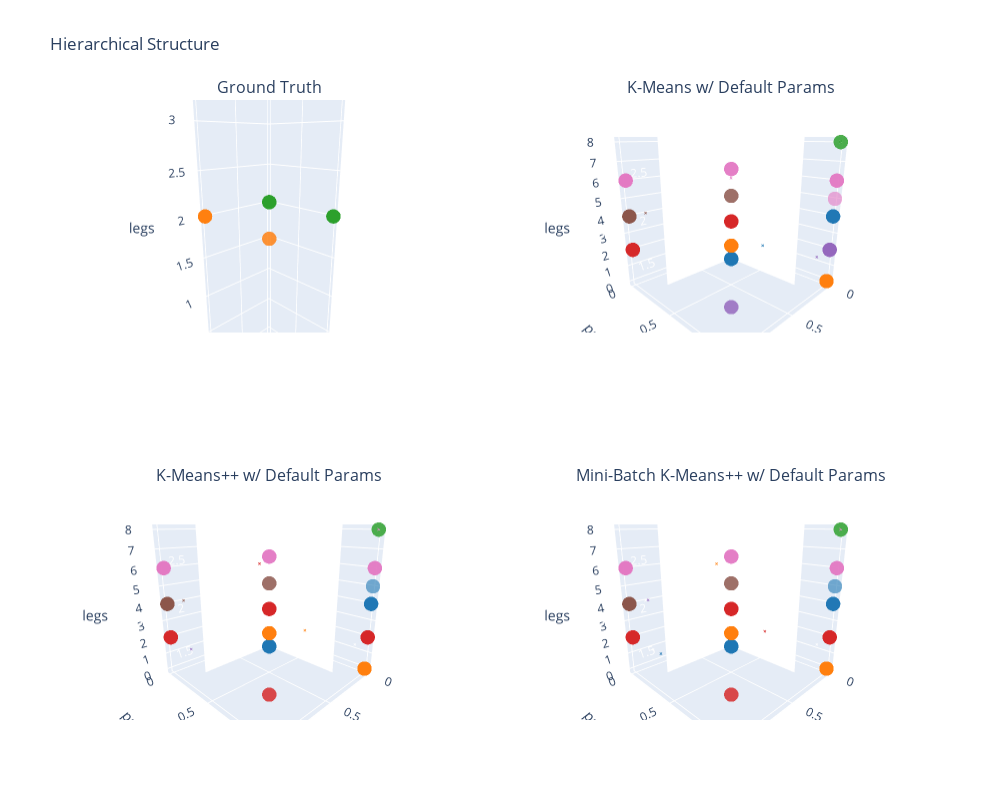

Here is the notebook cell this chart was saved with:
### Code cell
print(f"Vanilla K-Means parameters: {km_params}")
print(f"K-Means++ parameters: {kmpp_params}")
print(f"Mini-Batch K-Means++ parameters: {mbkm_params}")

rows = 2
cols = 2

fig = make_subplots(
    rows,
    cols,
    subplot_titles=(
        "Ground Truth",
        "K-Means w/ Default Params",
        "K-Means++ w/ Default Params",
        "Mini-Batch K-Means++ w/ Default Params",
    ),
    specs=[[{"type": "scene"} for _ in range(cols)] for _ in range(rows)],
)

plot_kmeans_3d(
    fig, pos=(1, 1), X=X, y_out=y, heading="Ground Truth", centers=np.zeros(4)
)  # TODO: input actual centers when available


plot_kmeans_3d(
    fig,
    pos=(1, 2),
    X=X,
    y_out=km_labels,
    heading="K-Means w/ Default Params",
    centers=kmeans.cluster_centers_,
    metrics={
        "train time": km_train_time,
        "ARI": Metrics.get_score("ari", X, y, km_y_pred),
        "Sihouette score": Metrics.get_score("silhouette", X, y, km_y_pred),
    },
)


plot_kmeans_3d(
    fig,
    pos=(2, 1),
    X=X,
    y_out=kmpp_labels,
    heading="K-Means++ w/ Default Params",
    centers=kmeanspp.cluster_centers_,
    metrics={
        "train time": kmpp_train_time,
        "ARI": Metrics.get_score("ari", X, y, kmpp_y_pred),
        "Silhouette score": Metrics.get_score("silhouette", X, y, kmpp_y_pred),
    },
)

plot_kmeans_3d(
    fig,
    pos=(2, 2),
    X=X,
    y_out=mbkm_labels,
    heading="Mini-Batch K-Means++ w/ Default Params",
    centers=mbkmeans.cluster_centers_,
    metrics={
        "train time": mbkm_train_time,
        "ARI": Metrics.get_score("ari", X, y, mbkm_y_pred),
        "Silhouette score": Metrics.get_score("silhouette", X, y, mbkm_y_pred),
    },
)

fig.update_scenes(
    xaxis_title_text="hair",
    yaxis_title_text="predator",
    zaxis_title_text="legs",
    camera_eye_z=0.5,
)
fig.update_layout(
    title_text=data_name,
    height=800,
    width=1000,
    showlegend=False,
)

### Figure 1 — Plotly figure (JSON) as saved in the notebook; plotly's stock layout.template omitted (floating-point values rounded to 4 significant figures)
{"data": [{"marker": {"color": "#1f77b4", "opacity": 0.6, "size": 5}, "mode": "markers", "scene": "scene", "type": "scatter3d", "x": [], "y": [], "z": []}, {"marker": {"color": "#ff7f0e", "opacity": 0.6, "size": 5}, "mode": "markers", "scene": "scene", "type": "scatter3d", "x": [1, 1, 1, 1, 1, 1, 1, 1, 1, 0, 1, 1, 1, 1, 1, 1, 1, 1, 1, 1, 1, 1, 1, 1, 1, 1, 1, 1, 1, 0, 1, 1, 1, 1, 1, 1, 1, 1, 1, 1, 1], "y": [1, 0, 1, 1, 0, 0, 0, 1, 0, 1, 0, 0, 0, 1, 0, 0, 0, 0, 1, 1, 1, 1, 1, 1, 1, 0, 1, 1, 0, 1, 1, 1, 1, 0, 1, 1, 0, 0, 0, 0, 1], "z": [4, 4, 4, 4, 4, 4, 4, 4, 4, 0, 4, 2, 4, 2, 4, 2, 4, 4, 4, 4, 4, 4, 4, 4, 4, 4, 4, 4, 4, 0, 4, 4, 4, 4, 0, 2, 2, 2, 4, 2, 4]}, {"marker": {"color": "#2ca02c", "opacity": 0.6, "size": 5}, "mode": "markers", "scene": "scene", "type": "scatter3d", "x": [0, 0, 0, 0, 0, 0, 0, 0, 0, 0, 0, 0, 0, 0, 0, 0, 0, 0, 0, 0], "y": [0, 1, 0, 0, 0, 1, 1, 1, 0, 0, 0, 1, 0, 1, 1, 1, 0, 0, 1, 0], "z": [2, 2, 2, 2, 2, 2, 2, 2, 2, 2, 2, 2, 2, 2, 2, 2, 2, 2, 2, 2]}, {"marker": {"color": "#d62728", "opacity": 0.6, "size": 5}, "mode": "markers", "scene": "scene", "type": "scatter3d", "x": [0, 0, 0, 0, 0], "y": [1, 1, 1, 0, 1], "z": [0, 0, 0, 4, 4]}, {"marker": {"color": "#1f77b4", "opacity": 0.6, "size": 5}, "mode": "markers", "scene": "scene2", "type": "scatter3d", "x": [1, 1, 1, 1, 0, 0, 0, 1, 1, 1, 1, 1, 1, 0, 1, 1, 1, 1, 1, 1, 0, 1], "y": [1, 1, 1, 1, 1, 1, 1, 1, 1, 1, 1, 1, 1, 1, 1, 1, 1, 1, 1, 1, 1, 1], "z": [4, 4, 4, 4, 4, 4, 4, 4, 4, 4, 4, 4, 4, 4, 4, 4, 4, 4, 4, 4, 4, 4]}, {"marker": {"color": "#ff7f0e", "opacity": 0.6, "size": 5}, "mode": "markers", "scene": "scene2", "type": "scatter3d", "x": [0, 0, 0, 0, 0, 0, 0, 0, 0, 0, 0, 0, 0, 0, 1, 0, 0, 0, 0, 0, 0, 0, 0], "y": [1, 0, 1, 1, 1, 1, 1, 0, 1, 1, 1, 1, 1, 0, 1, 1, 1, 1, 0, 0, 1, 1, 0], "z": [0, 0, 0, 0, 0, 0, 0, 0, 0, 0, 0, 0, 0, 0, 0, 0, 0, 0, 0, 0, 0, 0, 0]}, {"marker": {"color": "#2ca02c", "opacity": 0.6, "size": 5}, "mode": "markers", "scene": "scene2", "type": "scatter3d", "x": [0, 0], "y": [1, 1], "z": [8, 8]}, {"marker": {"color": "#d62728", "opacity": 0.6, "size": 5}, "mode": "markers", "scene": "scene2", "type": "scatter3d", "x": [0, 0, 0, 0, 1, 1, 0, 0, 0, 0, 0, 1, 0, 1, 1, 0], "y": [0, 0, 0, 0, 0, 0, 0, 0, 0, 0, 0, 0, 0, 0, 0, 0], "z": [2, 2, 2, 2, 2, 2, 2, 2, 2, 2, 2, 2, 2, 2, 2, 2]}, {"marker": {"color": "#9467bd", "opacity": 0.6, "size": 5}, "mode": "markers", "scene": "scene2", "type": "scatter3d", "x": [0, 1, 0, 0, 0, 0, 0, 1, 0, 0, 0], "y": [1, 1, 1, 1, 1, 1, 1, 1, 1, 1, 1], "z": [2, 2, 2, 2, 2, 2, 2, 2, 2, 2, 2]}, {"marker": {"color": "#8c564b", "opacity": 0.6, "size": 5}, "mode": "markers", "scene": "scene2", "type": "scatter3d", "x": [1, 1, 1, 1, 1, 1, 1, 1, 1, 1, 1, 1, 1, 0, 0, 1], "y": [0, 0, 0, 0, 0, 0, 0, 0, 0, 0, 0, 0, 0, 0, 0, 0], "z": [4, 4, 4, 4, 4, 4, 4, 4, 4, 4, 4, 4, 4, 4, 4, 4]}, {"marker": {"color": "#e377c2", "opacity": 0.6, "size": 5}, "mode": "markers", "scene": "scene2", "type": "scatter3d", "x": [0, 0, 0, 1, 1, 0, 0, 1, 0, 0, 1], "y": [1, 0, 0, 0, 0, 1, 1, 0, 1, 0, 0], "z": [6, 6, 6, 6, 6, 6, 6, 6, 5, 6, 6]}, {"marker": {"color": ["#1f77b4", "#ff7f0e", "#2ca02c", "#d62728", "#9467bd", "#8c564b", "#e377c2"], "size": 1, "symbol": ["x", "x", "x", "x", "x", "x", "x"]}, "mode": "markers", "scene": "scene2", "textposition": "top center", "type": "scatter3d", "x": [0.7727, 0.04348, 0, 0.3125, 0.1818, 0.875, 0.3636], "y": [1.0, 0.7391, 1, -2.22e-16, 1.0, -2.22e-16, 0.3636], "z": [4, 0, 8, 2, 2, 4, 5.909]}, {"marker": {"color": "#1f77b4", "opacity": 0.6, "size": 5}, "mode": "markers", "scene": "scene3", "type": "scatter3d", "x": [1, 1, 1, 1, 0, 0, 0, 1, 1, 1, 1, 1, 1, 0, 1, 1, 1, 1, 1, 1, 0, 0, 1], "y": [1, 1, 1, 1, 1, 1, 1, 1, 1, 1, 1, 1, 1, 1, 1, 1, 1, 1, 1, 1, 1, 1, 1], "z": [4, 4, 4, 4, 4, 4, 4, 4, 4, 4, 4, 4, 4, 4, 4, 4, 4, 4, 4, 4, 5, 4, 4]}, {"marker": {"color": "#ff7f0e", "opacity": 0.6, "size": 5}, "mode": "markers", "scene": "scene3", "type": "scatter3d", "x": [0, 0, 0, 0, 0, 0, 0, 0, 0, 0, 0, 0, 0, 0, 1, 0, 0, 0, 0, 0, 0, 0, 0], "y": [1, 0, 1, 1, 1, 1, 1, 0, 1, 1, 1, 1, 1, 0, 1, 1, 1, 1, 0, 0, 1, 1, 0], "z": [0, 0, 0, 0, 0, 0, 0, 0, 0, 0, 0, 0, 0, 0, 0, 0, 0, 0, 0, 0, 0, 0, 0]}, {"marker": {"color": "#2ca02c", "opacity": 0.6, "size": 5}, "mode": "markers", "scene": "scene3", "type": "scatter3d", "x": [0, 0], "y": [1, 1], "z": [8, 8]}, {"marker": {"color": "#d62728", "opacity": 0.6, "size": 5}, "mode": "markers", "scene": "scene3", "type": "scatter3d", "x": [0, 0, 0, 0, 0, 1, 1, 1, 0, 0, 0, 0, 0, 0, 0, 0, 0, 1, 0, 0, 0, 1, 0, 1, 0, 1, 0], "y": [0, 1, 0, 0, 0, 0, 1, 0, 1, 1, 1, 0, 0, 0, 1, 0, 1, 1, 1, 1, 0, 0, 0, 0, 1, 0, 0], "z": [2, 2, 2, 2, 2, 2, 2, 2, 2, 2, 2, 2, 2, 2, 2, 2, 2, 2, 2, 2, 2, 2, 2, 2, 2, 2, 2]}, {"marker": {"color": "#9467bd", "opacity": 0.6, "size": 5}, "mode": "markers", "scene": "scene3", "type": "scatter3d", "x": [], "y": [], "z": []}, {"marker": {"color": "#8c564b", "opacity": 0.6, "size": 5}, "mode": "markers", "scene": "scene3", "type": "scatter3d", "x": [1, 1, 1, 1, 1, 1, 1, 1, 1, 1, 1, 1, 1, 0, 0, 1], "y": [0, 0, 0, 0, 0, 0, 0, 0, 0, 0, 0, 0, 0, 0, 0, 0], "z": [4, 4, 4, 4, 4, 4, 4, 4, 4, 4, 4, 4, 4, 4, 4, 4]}, {"marker": {"color": "#e377c2", "opacity": 0.6, "size": 5}, "mode": "markers", "scene": "scene3", "type": "scatter3d", "x": [0, 0, 0, 1, 1, 0, 0, 1, 0, 1], "y": [1, 0, 0, 0, 0, 1, 1, 0, 0, 0], "z": [6, 6, 6, 6, 6, 6, 6, 6, 6, 6]}, {"marker": {"color": ["#1f77b4", "#ff7f0e", "#2ca02c", "#d62728", "#9467bd", "#8c564b", "#e377c2"], "size": 1, "symbol": ["x", "x", "x", "x", "x", "x", "x"]}, "mode": "markers", "scene": "scene3", "textposition": "top center", "type": "scatter3d", "x": [-1.665e-16, 0.7391, 0.04348, 0.4, 1, 0.875, 0], "y": [0.45, 1.0, 0.7391, 0.3, 0.2857, -2.22e-16, 1], "z": [2, 4.043, 0, 6, 2, 4, 8]}, {"marker": {"color": "#1f77b4", "opacity": 0.6, "size": 5}, "mode": "markers", "scene": "scene4", "type": "scatter3d", "x": [1, 1, 1, 1, 0, 0, 0, 1, 1, 1, 1, 1, 1, 0, 1, 1, 1, 1, 1, 1, 0, 0, 1], "y": [1, 1, 1, 1, 1, 1, 1, 1, 1, 1, 1, 1, 1, 1, 1, 1, 1, 1, 1, 1, 1, 1, 1], "z": [4, 4, 4, 4, 4, 4, 4, 4, 4, 4, 4, 4, 4, 4, 4, 4, 4, 4, 4, 4, 5, 4, 4]}, {"marker": {"color": "#ff7f0e", "opacity": 0.6, "size": 5}, "mode": "markers", "scene": "scene4", "type": "scatter3d", "x": [0, 0, 0, 0, 0, 0, 0, 0, 0, 0, 0, 0, 0, 0, 1, 0, 0, 0, 0, 0, 0, 0, 0], "y": [1, 0, 1, 1, 1, 1, 1, 0, 1, 1, 1, 1, 1, 0, 1, 1, 1, 1, 0, 0, 1, 1, 0], "z": [0, 0, 0, 0, 0, 0, 0, 0, 0, 0, 0, 0, 0, 0, 0, 0, 0, 0, 0, 0, 0, 0, 0]}, {"marker": {"color": "#2ca02c", "opacity": 0.6, "size": 5}, "mode": "markers", "scene": "scene4", "type": "scatter3d", "x": [0, 0], "y": [1, 1], "z": [8, 8]}, {"marker": {"color": "#d62728", "opacity": 0.6, "size": 5}, "mode": "markers", "scene": "scene4", "type": "scatter3d", "x": [0, 0, 0, 0, 0, 1, 1, 1, 0, 0, 0, 0, 0, 0, 0, 0, 0, 1, 0, 0, 0, 1, 0, 1, 0, 1, 0], "y": [0, 1, 0, 0, 0, 0, 1, 0, 1, 1, 1, 0, 0, 0, 1, 0, 1, 1, 1, 1, 0, 0, 0, 0, 1, 0, 0], "z": [2, 2, 2, 2, 2, 2, 2, 2, 2, 2, 2, 2, 2, 2, 2, 2, 2, 2, 2, 2, 2, 2, 2, 2, 2, 2, 2]}, {"marker": {"color": "#9467bd", "opacity": 0.6, "size": 5}, "mode": "markers", "scene": "scene4", "type": "scatter3d", "x": [], "y": [], "z": []}, {"marker": {"color": "#8c564b", "opacity": 0.6, "size": 5}, "mode": "markers", "scene": "scene4", "type": "scatter3d", "x": [1, 1, 1, 1, 1, 1, 1, 1, 1, 1, 1, 1, 1, 0, 0, 1], "y": [0, 0, 0, 0, 0, 0, 0, 0, 0, 0, 0, 0, 0, 0, 0, 0], "z": [4, 4, 4, 4, 4, 4, 4, 4, 4, 4, 4, 4, 4, 4, 4, 4]}, {"marker": {"color": "#e377c2", "opacity": 0.6, "size": 5}, "mode": "markers", "scene": "scene4", "type": "scatter3d", "x": [0, 0, 0, 1, 1, 0, 0, 1, 0, 1], "y": [1, 0, 0, 0, 0, 1, 1, 0, 0, 0], "z": [6, 6, 6, 6, 6, 6, 6, 6, 6, 6]}, {"marker": {"color": ["#1f77b4", "#ff7f0e", "#2ca02c", "#d62728", "#9467bd", "#8c564b", "#e377c2"], "size": 1, "symbol": ["x", "x", "x", "x", "x", "x", "x"]}, "mode": "markers", "scene": "scene4", "textposition": "top center", "type": "scatter3d", "x": [1, 0.4293, 0.04839, 0.7563, 0.8555, 0, 0], "y": [0.3793, 0.2778, 0.712, 1, 0, 0.4299, 1], "z": [2, 6.0, 0, 4.039, 4, 2.0, 8]}], "layout": {"annotations": [{"font": {"size": 16}, "showarrow": false, "text": "Ground Truth", "x": 0.225, "xanchor": "center", "xref": "paper", "y": 1, "yanchor": "bottom", "yref": "paper"}, {"font": {"size": 16}, "showarrow": false, "text": "K-Means w/ Default Params", "x": 0.775, "xanchor": "center", "xref": "paper", "y": 1, "yanchor": "bottom", "yref": "paper"}, {"font": {"size": 16}, "showarrow": false, "text": "K-Means++ w/ Default Params", "x": 0.225, "xanchor": "center", "xref": "paper", "y": 0.375, "yanchor": "bottom", "yref": "paper"}, {"font": {"size": 16}, "showarrow": false, "text": "Mini-Batch K-Means++ w/ Default Params", "x": 0.775, "xanchor": "center", "xref": "paper", "y": 0.375, "yanchor": "bottom", "yref": "paper"}], "height": 800, "scene": {"camera": {"eye": {"z": 0.5}}, "domain": {"x": [0, 0.45], "y": [0.625, 1]}, "xaxis": {"title": {"text": "hair"}}, "yaxis": {"title": {"text": "predator"}}, "zaxis": {"title": {"text": "legs"}}}, "scene2": {"camera": {"eye": {"z": 0.5}}, "domain": {"x": [0.55, 1], "y": [0.625, 1]}, "xaxis": {"title": {"text": "hair"}}, "yaxis": {"title": {"text": "predator"}}, "zaxis": {"title": {"text": "legs"}}}, "scene3": {"camera": {"eye": {"z": 0.5}}, "domain": {"x": [0, 0.45], "y": [0, 0.375]}, "xaxis": {"title": {"text": "hair"}}, "yaxis": {"title": {"text": "predator"}}, "zaxis": {"title": {"text": "legs"}}}, "scene4": {"camera": {"eye": {"z": 0.5}}, "domain": {"x": [0.55, 1], "y": [0, 0.375]}, "xaxis": {"title": {"text": "hair"}}, "yaxis": {"title": {"text": "predator"}}, "zaxis": {"title": {"text": "legs"}}}, "showlegend": false, "title": {"text": "Hierarchical Structure"}, "width": 1000}}
